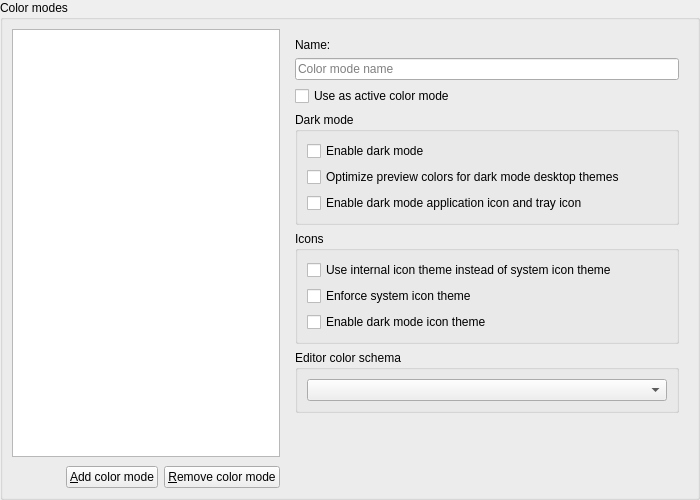
<?xml version="1.0" encoding="UTF-8"?>
<ui version="4.0">
 <class>ColorModeSettingsWidget</class>
 <widget class="QWidget" name="ColorModeSettingsWidget">
  <property name="geometry">
   <rect>
    <x>0</x>
    <y>0</y>
    <width>700</width>
    <height>500</height>
   </rect>
  </property>
  <layout class="QGridLayout" name="gridLayout_colorModes">
   <property name="leftMargin">
    <number>0</number>
   </property>
   <property name="topMargin">
    <number>0</number>
   </property>
   <property name="rightMargin">
    <number>0</number>
   </property>
   <property name="bottomMargin">
    <number>0</number>
   </property>
   <item row="0" column="0">
    <widget class="QGroupBox" name="colorModesGroupBox">
     <property name="title">
      <string>Color modes</string>
     </property>
     <layout class="QGridLayout" name="gridLayout_colorModesInner">
      <item row="0" column="0">
       <widget class="QFrame" name="colorModeSelectFrame">
        <property name="sizePolicy">
         <sizepolicy hsizetype="Preferred" vsizetype="Preferred">
          <horstretch>2</horstretch>
          <verstretch>0</verstretch>
         </sizepolicy>
        </property>
        <property name="frameShape">
         <enum>QFrame::Shape::NoFrame</enum>
        </property>
        <property name="frameShadow">
         <enum>QFrame::Shadow::Raised</enum>
        </property>
        <layout class="QGridLayout" name="gridLayout_colorModeSelect">
         <property name="leftMargin">
          <number>0</number>
         </property>
         <property name="topMargin">
          <number>0</number>
         </property>
         <property name="rightMargin">
          <number>0</number>
         </property>
         <property name="bottomMargin">
          <number>0</number>
         </property>
         <property name="spacing">
          <number>9</number>
         </property>
         <item row="0" column="0">
          <widget class="QListWidget" name="colorModeListWidget">
           <property name="sizePolicy">
            <sizepolicy hsizetype="Expanding" vsizetype="Expanding">
             <horstretch>2</horstretch>
             <verstretch>0</verstretch>
            </sizepolicy>
           </property>
          </widget>
         </item>
         <item row="1" column="0">
          <widget class="QFrame" name="colorModeButtonFrame">
           <property name="frameShape">
            <enum>QFrame::Shape::NoFrame</enum>
           </property>
           <property name="frameShadow">
            <enum>QFrame::Shadow::Plain</enum>
           </property>
           <layout class="QGridLayout" name="gridLayout_colorModeButtons">
            <property name="leftMargin">
             <number>0</number>
            </property>
            <property name="topMargin">
             <number>0</number>
            </property>
            <property name="rightMargin">
             <number>0</number>
            </property>
            <property name="bottomMargin">
             <number>0</number>
            </property>
            <item row="0" column="0">
             <spacer name="colorModeButtonSpacer">
              <property name="orientation">
               <enum>Qt::Orientation::Horizontal</enum>
              </property>
              <property name="sizeHint" stdset="0">
               <size>
                <width>40</width>
                <height>20</height>
               </size>
              </property>
             </spacer>
            </item>
            <item row="0" column="1">
             <widget class="QPushButton" name="colorModeAddButton">
              <property name="text">
               <string>&amp;Add color mode</string>
              </property>
              <property name="icon">
               <iconset theme="list-add" resource="../breeze-qownnotes.qrc">
                <normaloff>:/icons/breeze-qownnotes/16x16/list-add.svg</normaloff>:/icons/breeze-qownnotes/16x16/list-add.svg</iconset>
              </property>
             </widget>
            </item>
            <item row="0" column="2">
             <widget class="QPushButton" name="colorModeRemoveButton">
              <property name="text">
               <string>&amp;Remove color mode</string>
              </property>
              <property name="icon">
               <iconset theme="edit-delete" resource="../breeze-qownnotes.qrc">
                <normaloff>:/icons/breeze-qownnotes/16x16/edit-delete.svg</normaloff>:/icons/breeze-qownnotes/16x16/edit-delete.svg</iconset>
              </property>
             </widget>
            </item>
           </layout>
          </widget>
         </item>
        </layout>
       </widget>
      </item>
      <item row="0" column="3">
       <widget class="QFrame" name="colorModeEditFrame">
        <property name="sizePolicy">
         <sizepolicy hsizetype="Preferred" vsizetype="Preferred">
          <horstretch>3</horstretch>
          <verstretch>0</verstretch>
         </sizepolicy>
        </property>
        <property name="frameShape">
         <enum>QFrame::Shape::NoFrame</enum>
        </property>
        <property name="frameShadow">
         <enum>QFrame::Shadow::Raised</enum>
        </property>
        <layout class="QGridLayout" name="gridLayout_colorModeEdit">
         <item row="0" column="0" colspan="2">
          <widget class="QLabel" name="colorModeNameLabel">
           <property name="text">
            <string>Name:</string>
           </property>
          </widget>
         </item>
         <item row="1" column="0" colspan="2">
          <widget class="QLineEdit" name="colorModeNameLineEdit">
           <property name="toolTip">
            <string>Name of the color mode</string>
           </property>
           <property name="placeholderText">
            <string>Color mode name</string>
           </property>
           <property name="clearButtonEnabled">
            <bool>true</bool>
           </property>
          </widget>
         </item>
         <item row="2" column="0" colspan="2">
          <widget class="QCheckBox" name="colorModeActiveCheckBox">
           <property name="text">
            <string>Use as active color mode</string>
           </property>
          </widget>
         </item>
         <item row="3" column="0" colspan="2">
          <widget class="QGroupBox" name="colorModeDarkModeGroupBox">
           <property name="title">
            <string>Dark mode</string>
           </property>
           <layout class="QGridLayout" name="gridLayout_colorModeDarkMode">
            <item row="0" column="0">
             <widget class="QCheckBox" name="colorModeDarkModeCheckBox">
              <property name="toolTip">
               <string>This enables the dark mode, interface and icons will be modified. You need to restart the application to let these changes take action.</string>
              </property>
              <property name="text">
               <string>Enable dark mode</string>
              </property>
             </widget>
            </item>
            <item row="1" column="0">
             <widget class="QCheckBox" name="colorModeDarkModeColorsCheckBox">
              <property name="toolTip">
               <string>Only some colors will be adapted, your desktop theme will control the rest. You need to restart the application to let these changes take action.</string>
              </property>
              <property name="text">
               <string>Optimize preview colors for dark mode desktop themes</string>
              </property>
             </widget>
            </item>
            <item row="2" column="0">
             <widget class="QCheckBox" name="colorModeDarkModeTrayIconCheckBox">
              <property name="toolTip">
               <string>You may need to restart the application to let these changes take effect</string>
              </property>
              <property name="text">
               <string>Enable dark mode application icon and tray icon</string>
              </property>
             </widget>
            </item>
           </layout>
          </widget>
         </item>
         <item row="4" column="0" colspan="2">
          <widget class="QGroupBox" name="colorModeIconsGroupBox">
           <property name="title">
            <string>Icons</string>
           </property>
           <layout class="QGridLayout" name="gridLayout_colorModeIcons">
            <item row="0" column="0">
             <widget class="QCheckBox" name="colorModeInternalIconThemeCheckBox">
              <property name="text">
               <string>Use internal icon theme instead of system icon theme</string>
              </property>
             </widget>
            </item>
            <item row="1" column="0">
             <widget class="QCheckBox" name="colorModeSystemIconThemeCheckBox">
              <property name="text">
               <string>Enforce system icon theme</string>
              </property>
             </widget>
            </item>
            <item row="2" column="0">
             <widget class="QCheckBox" name="colorModeDarkModeIconThemeCheckBox">
              <property name="text">
               <string>Enable dark mode icon theme</string>
              </property>
             </widget>
            </item>
           </layout>
          </widget>
         </item>
         <item row="5" column="0" colspan="2">
          <widget class="QGroupBox" name="colorModeEditorSchemaGroupBox">
           <property name="title">
            <string>Editor color schema</string>
           </property>
           <layout class="QGridLayout" name="gridLayout_colorModeEditorSchema">
            <item row="0" column="0">
             <widget class="QComboBox" name="colorModeEditorColorSchemaComboBox">
              <property name="toolTip">
               <string>Select the editor color schema for this color mode</string>
              </property>
             </widget>
            </item>
           </layout>
          </widget>
         </item>
         <item row="6" column="0">
          <spacer name="colorModeVerticalSpacer">
           <property name="orientation">
            <enum>Qt::Vertical</enum>
           </property>
           <property name="sizeType">
            <enum>QSizePolicy::Policy::Expanding</enum>
           </property>
           <property name="sizeHint" stdset="0">
            <size>
             <width>20</width>
             <height>5</height>
            </size>
           </property>
          </spacer>
         </item>
        </layout>
       </widget>
      </item>
     </layout>
    </widget>
   </item>
  </layout>
 </widget>
 <resources>
  <include location="../breeze-qownnotes.qrc"/>
 </resources>
</ui>
